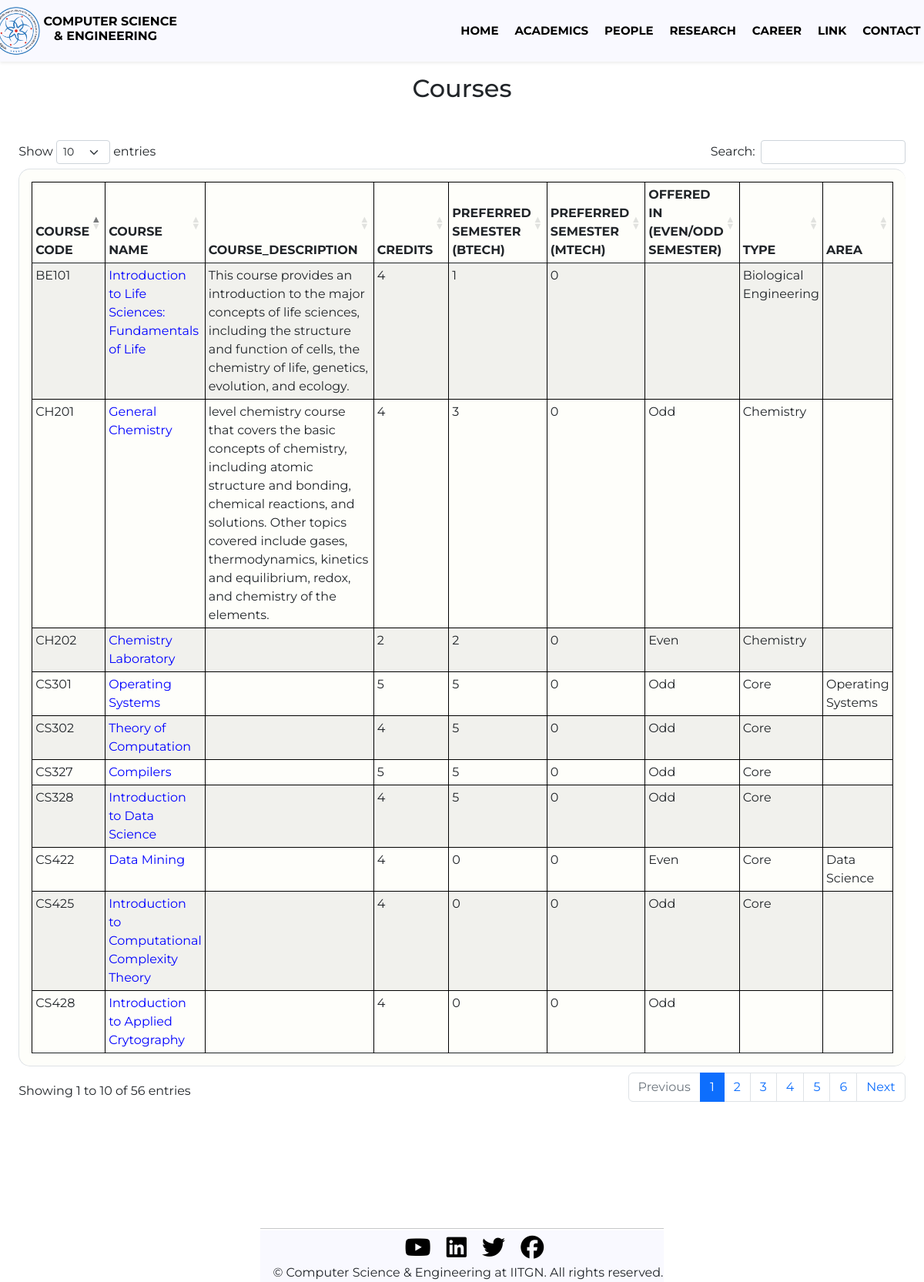
The page /course.php on the database its author committed.
### tables this page shows
CREATE TABLE `courses` (
  `course_code` varchar(10) NOT NULL,
  `course_name` varchar(80) NOT NULL,
  `course_description` varchar(500) NOT NULL,
  `Credits` int(11) NOT NULL,
  `L` int(11) NOT NULL,
  `T` int(11) NOT NULL,
  `P` int(11) NOT NULL,
  `preferred_sem_btech` int(11) NOT NULL,
  `preferred_sem_mtech` int(11) NOT NULL,
  `offered_in` varchar(30) NOT NULL,
  `type` mediumtext NOT NULL,
  `area` mediumtext NOT NULL,
  `course_link` longtext NOT NULL
);

### course.php (the view, shortened to what this page needs)
<!DOCTYPE html>
<html lang="en">
<head>
	<link href="https://cdn.jsdelivr.net/npm/bootstrap@5.1.0/dist/css/bootstrap.min.css" rel="stylesheet">
	<link href="https://cdnjs.cloudflare.com/ajax/libs/animate.css/3.7.2/animate.min.css" rel="stylesheet">
    <link rel="stylesheet" href="https://cdnjs.cloudflare.com/ajax/libs/twitter-bootstrap/5.2.0/css/bootstrap.min.css">
	<link rel="stylesheet" href="https://cdn.datatables.net/1.13.4/css/dataTables.bootstrap5.min.css">
	<link rel="stylesheet" href="css/style(header).css?v=<?php echo time(); ?>">
	<link rel="stylesheet" href="css/style(Course).css?v=<?php echo time(); ?>">
	<link rel="stylesheet" href="css/style(footer).css?v=<?php echo time(); ?>">
</head>
<body class="">
<?php include_once "Header.php" ?>
<div class="Course">
    <h2>Courses</h2>
</div>
<div class="courses bg-succes">
    <div class="container bg-dar">
        <?php
        include_once("cse_manager/dbcsemanager.php");
        $query = "SELECT course_code, course_name,course_description,Credits,preferred_sem_btech,preferred_sem_mtech,offered_in,type,area,course_link from courses";
        $query_run= mysqli_query($conn,$query);
        $check_courses = mysqli_num_rows($query_run)>0;
        echo "<div class = 'table-responsive bg-pimary'>";
        echo "<table id = 'table_id' class='table table-striped table-bordered table-sm table-hover table-responsive' cellspacing='0' style='display: inline-table;'>
        <thead class = ' '>
        <tr>
            <th> Course Code </th>
            <th> Course Name </th>
            <th> course_description </th>
            <th> Credits </th>
            <th> Preferred Semester (BTech) </th>
            <th> Preferred Semester (MTech) </th>
            <th> Offered In (Even/Odd Semester) </th>
            <th> Type  </th>
            <th> Area </th>
        </tr>
        </thead>";
        if($check_courses)
            {
                echo "<tbody>";
                while($row= mysqli_fetch_assoc($query_run))
                {
                    echo "<tr>";
                    echo "<td style='color: blu' class='dtr-control sorting_1'>" .$row["course_code"]."</td>";
                    echo "<td><a href= ".$row['course_link']." style='text-decoration: none;  color: blue;'>" .$row["course_name"]."</a></td>";
                    echo "<td>" .$row["course_description"]."</td>";
                    echo "<td>" .$row["Credits"]."</td>";
                    echo "<td>" .$row["preferred_sem_btech"]."</td>";
                    echo "<td>" .$row["preferred_sem_mtech"]."</td>";
                    echo "<td>" .$row["offered_in"]."</td>";
                    echo "<td>" .$row["type"]."</td>";
                    echo "<td>" .$row["area"]."</td>";
                    echo "</tr>";
                }
                echo "</table>";
            }
            else
            {
                echo "No Course found";
            }
            echo "</div>";
        ?>
</div>
</div>
<?php include_once "Footer.php" ?>
</body>
</html>

### css/style(header).css (style rules this page uses)
* { margin: 0; padding: 0; font-family: 'Montserrat', sans-serif; box-sizing: border-box; }
body { justify-content: center; align-items: center; min-height: 70vh; background-color: rgb(255, 255, 255); place-items: center; }
.container { width: 100%; }

### css/style(Course).css (style rules this page uses)
* { margin: 0; padding: 0; font-family: 'Montserrat', sans-serif; box-sizing: border-box; }
body { align-items: center; place-items: center; }
.courses .container { max-width: 2000px; }
.table-responsive { width: 100%; padding: 1rem; border-radius: 15px; }
table { border-radius: 20px; background-color: #FEFEFA; }
th { text-transform: uppercase; }
table,th,td { text-decoration: none; border: 1px solid rgb(0, 0, 0); border-collapse: collapse; }
.Course h2 { font-size: 2rem; text-align: center; margin-top: 6rem; margin-bottom: 2rem; }

### rows shown on the page
courses: course_code "BE101", course_name "Introduction to Life Sciences: Fundamentals of Life", course_description "This course provides an introduction to the major concepts of life sciences, including the structure and function of cells, the chemistry of life, genetics, evolution, and ecology.", Credits "4", preferred_sem_btech "1", preferred_sem_mtech "0", type "Biological Engineering"
courses: course_code "CH201", course_name "General Chemistry", course_description "level chemistry course that covers the basic concepts of chemistry, including atomic structure and bonding, chemical reactions, and solutions. Other topics covered include gases, thermodynamics, kinetics and equilibrium, redox, and chemistry of the elements.", Credits "4", preferred_sem_btech "3", preferred_sem_mtech "0", offered_in "Odd", type "Chemistry"
courses: course_code "CH202", course_name "Chemistry Laboratory", Credits "2", preferred_sem_btech "2", preferred_sem_mtech "0", offered_in "Even", type "Chemistry"
courses: course_code "CS301", course_name "Operating Systems", Credits "5", preferred_sem_btech "5", preferred_sem_mtech "0", offered_in "Odd", type "Core", area "Operating Systems"
courses: course_code "CS302", course_name "Theory of Computation", Credits "4", preferred_sem_btech "5", preferred_sem_mtech "0", offered_in "Odd", type "Core"
courses: course_code "CS327", course_name "Compilers", Credits "5", preferred_sem_btech "5", preferred_sem_mtech "0", offered_in "Odd", type "Core"
courses: course_code "CS328", course_name "Introduction to Data Science", Credits "4", preferred_sem_btech "5", preferred_sem_mtech "0", offered_in "Odd", type "Core"
courses: course_code "CS422", course_name "Data Mining", Credits "4", preferred_sem_btech "0", preferred_sem_mtech "0", offered_in "Even", type "Core", area "Data Science"
courses: course_code "CS425", course_name "Introduction to Computational Complexity Theory", Credits "4", preferred_sem_btech "0", preferred_sem_mtech "0", offered_in "Odd", type "Core"
courses: course_code "CS428", course_name "Introduction to Applied Crytography", Credits "4", preferred_sem_btech "0", preferred_sem_mtech "0", offered_in "Odd"
